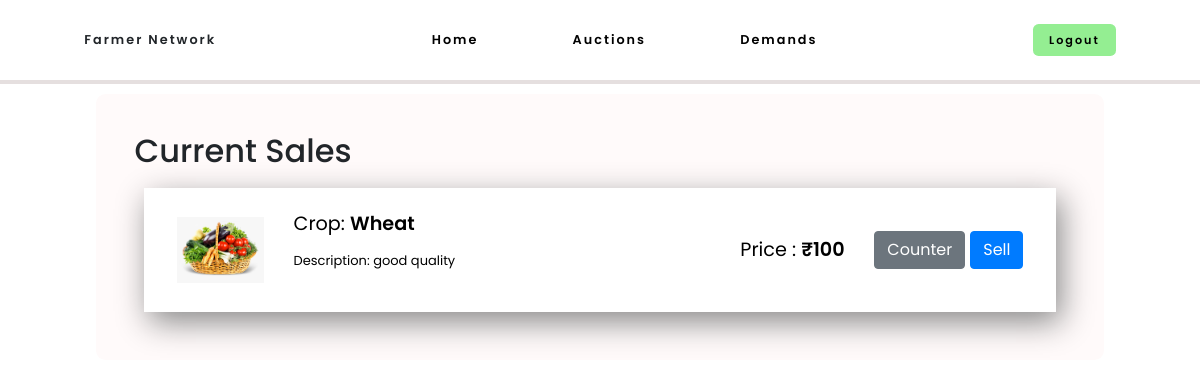
The page /demandTab.php on the database its author committed.
### tables this page shows
CREATE TABLE IF NOT EXISTS `retailerdemand` (
  `did` int(10) NOT NULL AUTO_INCREMENT,
  `rid` int(10) NOT NULL,
  `crop` varchar(50) NOT NULL,
  `bazeprize` int(10) NOT NULL,
  `offerprize` int(10) DEFAULT NULL,
  `message` varchar(100) DEFAULT NULL,
  `fid` int(10) DEFAULT NULL,
  `status` int(10) NOT NULL,
  `date` date NOT NULL,
  `quantity` int(11) NOT NULL,
  `description` varchar(100) DEFAULT NULL,
  PRIMARY KEY (`did`)
);

### demandTab.php (the view, shortened to what this page needs)
<html lang="en">
<head>
    <link rel="stylesheet" href="https://maxcdn.bootstrapcdn.com/bootstrap/4.0.0/css/bootstrap.min.css">
    <link rel="stylesheet" href="./assets/auctionstyle.css">
</head>
<body>
    <div class="navigation">
        <nav class="navig-bar">
            <div class="logo">
                Farmer Network
            </div>
            <ul class="navig-items">
                <li><a href="./FarmerHome.php">Home</a></li>
                <li><a href="AuctionTab.php">Auctions</a></li>
                <li><a href="#">Demands</a></li>
            </ul>
            <div class="logout-btn">
                <a href="logout.php">Logout</a>
            </div>
        </nav>
        <div class="navig-border"></div>
    </div>
    <div class="auction-container">
        <h2>Current Sales</h2>
        <?php
        include "dbConfig.php";
        $records = mysqli_query($con,"SELECT * FROM retailerdemand where status=0;");
        while($data = mysqli_fetch_array($records))
        {
        ?>
        <div style="border:0px solid black; border-radius: 0px; box-shadow: 5px 10px 30px #888888; background-color:white; color:black" class="auction-main">
            <?php
                if($data['crop']=="wheat"){
                echo"<img src='./assets/wheat.png' class='auct-img'>";
                }
                else if($data['crop']=="Coconut"||$data['crop']=="coconut"){
                echo"<img src='./assets/coconut.png' class='auct-img'>";
                }
                else if($data['crop']=="rice"||$data['crop']=="Rice"){
                echo"<img src='./assets/rice.png' class='auct-img'>";
                }else
                {
                echo"<img src='./assets/150-1507350_transparent-vegetables-in-the-basket-png-png-download.png' class='auct-img'>";}
            ?>
            <ul class="auct-items">
                <li> Crop: <span style="font-weight: 600;"><?php echo $data['crop'] ?></span></li>
                <li> <span style="font-size: small;">Description: <?php echo $data['description'] ?></span></li>
            </ul>
            <div class="bid-items">
                <li>Price :  <span style="color: #green;font-weight: 600;">₹<?php echo $data['bazeprize'] ?></span></li>
            </div>
            <form >
                <button type="button" class="btn btn-secondary" data-toggle="modal" data-target="#exampleModalCenter<?php echo $data['did'] ?>">Counter</button>
                <button type="button" class="btn btn-primary" data-toggle="modal" data-target="#exampleModalCenters<?php echo $data['did'] ?>">Sell</button>
            </form>
        </div>
        <?php
        }
        ?>
    </div>
</body>
</html>

### assets/auctionstyle.css (style rules this page uses)
* { margin: 0px; padding: 0px; box-sizing: border-box; }
body { font-family: "Poppins", sans-serif; font-size: 1.2rem; }
.navig-bar { display: flex; min-height: 10vh; justify-content: space-around; font-weight: 600; align-items: center; letter-spacing: 2px; font-size: 0.8rem; }
a { text-decoration: none; color: black; }
li { list-style: none; }
.navig-bar .navig-items { display: flex; justify-content: space-around; align-items: flex-end; width: 40%; margin: 0; }
.navig-bar .logout-btn a { background-color: #94ee92; padding: 0.5rem 1rem; border-radius: 0.5em; font-size: 0.7rem; }
.navig-border { background-color: #e5dfdf; padding: 2px; }
.auction-container { display: flex; flex-direction: column; margin: 0.5em 5em 0.5em; padding: 2em; background-color: snow; border-radius: 0.5em; }
.auction-main { display: flex; padding: 1em; background-color: #4b4b4b; border-radius: 0.5em; margin: 0.5em; display: flex; justify-content: space-around; align-items: center; color: #ddd; box-shadow: 0 5px 25px 0 rgba(0, 0, 0, 0.25); }
.auct-img { max-width: 10%; max-height: 10%; }
.auct-items li { padding: 3px; height: auto; width: 35vw; }
.bid-items li { padding: 3px; }

### rows shown on the page
retailerdemand: crop "Wheat", description "good quality", bazeprize "100"
